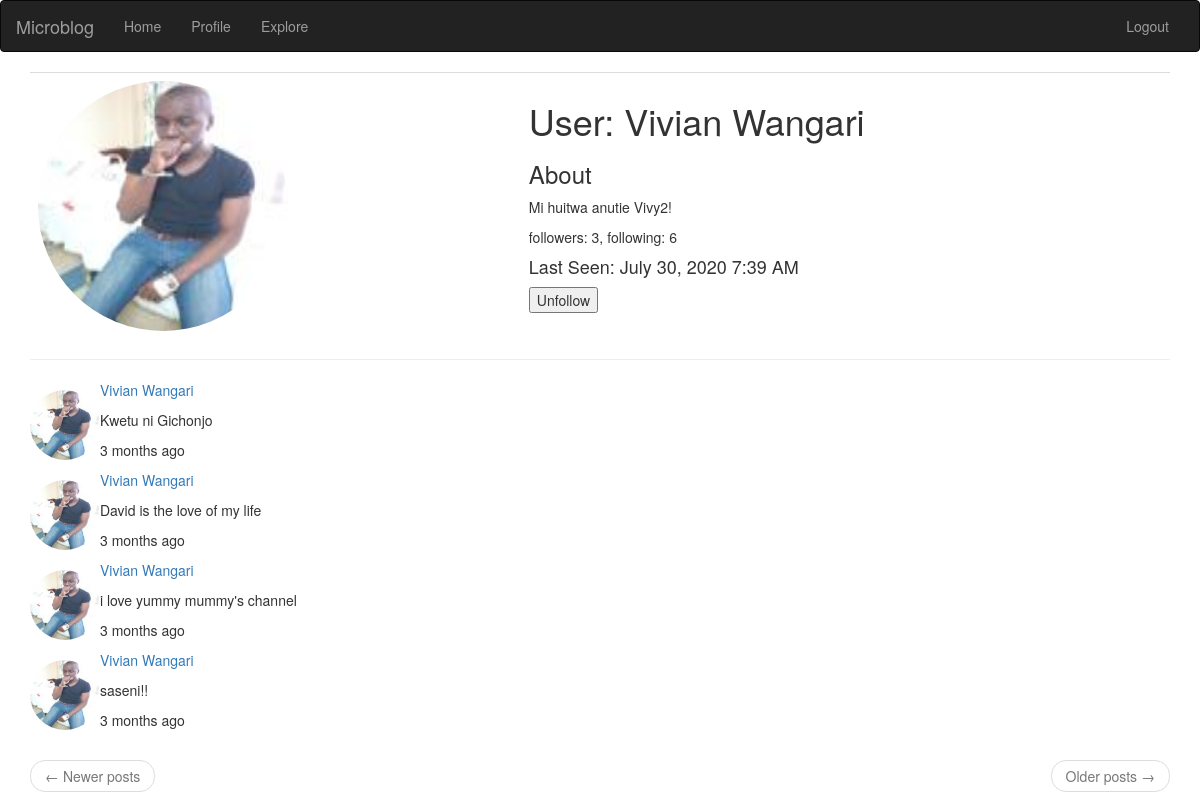
The page /user/Vivian Wangari (signed in) on the database its author committed.
### app/model.py (models this page shows, shortened)
class People(UserMixin, db.Model):
    id = db.Column(db.Integer, primary_key= True)
    username = db.Column(db.String(120), index=True, unique=True, nullable=False)
    email = db.Column(db.String(120), index=True, unique=True, nullable=False)
    password_hash = db.Column(db.String(128), index=True)
    image = db.Column(db.String(20), nullable= False, default='default1.jpg')
    about_me = db.Column(db.String(140))
    last_seen = db.Column(db.DateTime, default = datetime.utcnow)
    posts = db.relationship('Post', backref='author', lazy='dynamic')
    followed = db.relationship('People', secondary=followers,
                              primaryjoin=(followers.c.follower_id == id),
                               secondaryjoin=
                               (followers.c.followed_id == id),
                               backref =
                               db.backref('followers', lazy='dynamic'),
                               lazy='dynamic')
    def is_following(self,user):
        return self.followed.filter(followers.c.followed_id == user.id).count() > 0
    def __repr__(self):
        return f"{self.username}"

class Post(db.Model):
    id = db.Column(db.Integer, primary_key=True)
    body = db.Column(db.String(140))
    timestamp = db.Column(db.DateTime, index=True, default=datetime.utcnow)
    user_id = db.Column(db.Integer, db.ForeignKey("people.id"))
    language = db.Column(db.String(100))

### app/routes.py (the view)
@app.route("/user/<username>")
@login_required
def user(username):
    user = People.query.filter(People.username == username).first_or_404()
    page = request.args.get('page', 1, type=int)
    posts = Post.query.filter(Post.user_id == user.id).paginate(page, app.config['POSTS_PER_PAGE'], False)
    next_url = url_for('user', username=current_user, page=posts.next_num, posts=posts) if posts.has_next else None
    prev_url = url_for('user', username=current_user, page=posts.prev_num, posts=posts) if posts.has_prev else None
    image_file = url_for('static', filename='profile_pics/'+ current_user.image)
    form = EmptyForm()
    return render_template('user.html', user=user, post=posts.items, title='Profile', image_file=image_file, form=form, prev_url= prev_url, next_url=next_url)

### app/forms.py
class EmptyForm(FlaskForm):
    submit = SubmitField(_l('Submit'))

### app/model.py (called while the page is built)
@login_manager.user_loader
def load_user(user_id):
    return People.query.get(int(user_id))

### app/routes.py (called while the page is built)
@app.before_request
def before_request():
    if current_user.is_authenticated:
        current_user.last_seen = datetime.utcnow()
        db.session.commit()
        g.locale = str(get_locale())

### app/templates/user.html (shortened to what this page needs)
{% extends 'base.html' %}
{% block app_content %}
    <table class="table table-borderless">
        <tr valign="top">
            <td><img src={{image_file}} style="border-radius: 50%" height="250px" width="250px"></td>
            <td>
                <h1>
                    {{_("User")}}: {{ user.username }}
                </h1>
                {% if user.about_me %}
                <h3>
                    {{_("About")}}
                </h3>
                <p>
                    {{user.about_me}}
                </p>
                {% endif %}
                <p>
                    {{_("followers")}}: {{user.followers.count()}},
                    {{_("following")}}: {{user.followed.count()}}
                </p>
                {% if user.last_seen %}
                <h4>
                    <p>
                        {{_("Last Seen")}}:  {{moment(user.last_seen).format('LLL')}}
                    </p>
                </h4>
                {% endif %}
                {% if not current_user.is_following(user) %}
                <span>
                    <form action="{{url_for('follow', username=user.username )}}" method="post">
                        {{form.hidden_tag()}}
                        {{form.submit(value='Follow')}}
                    </form>
                </span>
                {% else %}
                <span>
                    <form action="{{url_for('unfollow', username=user.username )}}" method="post">
                        {{form.submit(value='Unfollow')}}
                    </form>
                </span>
                {% endif %}
            </td>
        </tr>
    </table>
    <hr>
    {% for i in post %}
        {% include '_post.html'%}
    {% endfor %}
    <nav aria-label="...">
        <ul class="pager">
            <li class="previous{% if not prev_url %} disabled{% endif %}">
                <a href="{{ prev_url or '#' }}">
                    <span aria-hidden="true">&larr;</span> {{_("Newer posts")}}
                </a>
            </li>
            <li class="next{% if not next_url %} disabled{% endif %}">
                <a href="{{ next_url or '#' }}">
                    {{_("Older posts")}} <span aria-hidden="true">&rarr;</span>
                </a>
            </li>
        </ul>
    </nav>
{% endblock %}

### app/templates/_post.html (shortened to what this page needs)
<table>
    <tr>
        <td><img src={{image_file}} style="border-radius: 50%" height="70px" width="70px"></td>
        <td>
            <a href="{{url_for('user', username=i.author.username)}}">
                <p>{{i.author.username}}</p>
            </a>
            <p>{{i.body}}</p>
            <p>{{moment(i.timestamp).fromNow()}}</p>
        </td>
    </tr>
</table>

### rows shown on the page
People: username "Vivian Wangari", about_me "Mi huitwa anutie Vivy2!", last_seen "July 30, 2020 7:39 AM"
Post: author.username "Vivian Wangari", body "Kwetu ni Gichonjo", timestamp "3 months ago"
Post: author.username "Vivian Wangari", body "David is the love of my life", timestamp "3 months ago"
Post: author.username "Vivian Wangari", body "i love yummy mummy's channel", timestamp "3 months ago"
Post: author.username "Vivian Wangari", body "saseni!!", timestamp "3 months ago"

### other values the page prints
{{ user.followers.count() }} "3"
{{ user.followed.count() }} "6"
